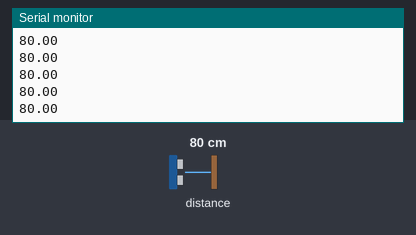
Bench run of a sketch on a simulated Arduino Uno, built with avr-gcc and run on an emulated ATmega328P. Parts: the last lines printed to the serial monitor. The test bench sets the inputs (shaded band); at power-on: distance to the obstacle 80 cm.

Above: at 1.2 s.
1.3 s: distance to the obstacle set to 2 cm
At 1.4 s:
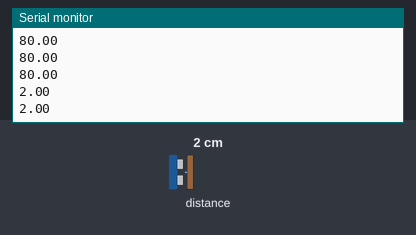
2.8 s: distance to the obstacle set to 4 cm
At 2.83 s:
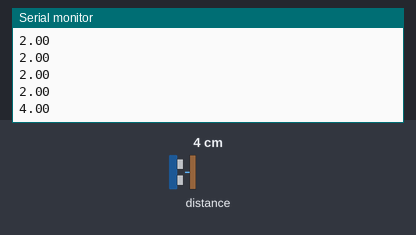
Timing chart, 0 to 5.8 s (numbered marks = the images above; inputs shaded):
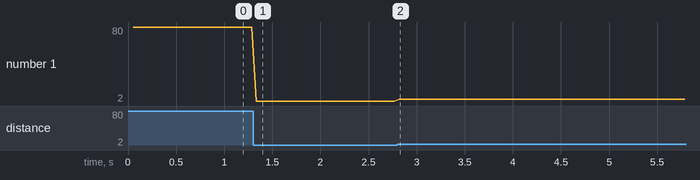

Measured:
- after the input at 1.3 s, the serial monitor: prints a new line at once (image 1)
- after the input at 2.8 s, the serial monitor: prints a new line at once (image 2)
- plotted number 1: 80 → 2 after the input at 1.3 s, 2 → 4 after the input at 2.8 s

The sketch:

data_collection.ino
```cpp
#include "Ultrasonic.h"
#define INTERVAL_MS 50
Ultrasonic ultrasonic(0);

void setup() {
  Serial.begin(115200);
}

void loop() {
  static unsigned long last_interval_ms = 0;
  float distance;

  if (millis() > last_interval_ms + INTERVAL_MS) {
    last_interval_ms = millis();
    distance = ultrasonic.MeasureInCentimeters();
    if (distance < 200.0) {
      Serial.println(distance);
    }
    else
    Serial.println(-1);
  //Serial.print('\t');
  }
}
```
